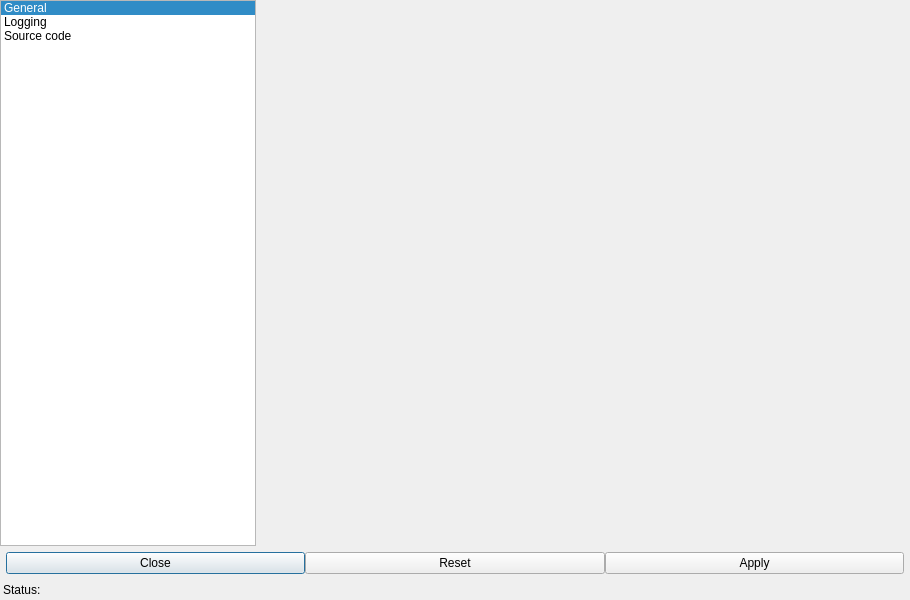
<?xml version="1.0" encoding="UTF-8"?>
<ui version="4.0">
 <class>SettingsDialog</class>
 <widget class="QDialog" name="SettingsDialog">
  <property name="windowModality">
   <enum>Qt::NonModal</enum>
  </property>
  <property name="geometry">
   <rect>
    <x>0</x>
    <y>0</y>
    <width>910</width>
    <height>600</height>
   </rect>
  </property>
  <property name="sizePolicy">
   <sizepolicy hsizetype="Preferred" vsizetype="Preferred">
    <horstretch>0</horstretch>
    <verstretch>0</verstretch>
   </sizepolicy>
  </property>
  <property name="minimumSize">
   <size>
    <width>0</width>
    <height>0</height>
   </size>
  </property>
  <property name="cursor">
   <cursorShape>ArrowCursor</cursorShape>
  </property>
  <property name="contextMenuPolicy">
   <enum>Qt::NoContextMenu</enum>
  </property>
  <property name="windowTitle">
   <string>Dialog</string>
  </property>
  <property name="sizeGripEnabled">
   <bool>false</bool>
  </property>
  <property name="modal">
   <bool>true</bool>
  </property>
  <layout class="QVBoxLayout" name="mainLayout" stretch="1,0,0">
   <property name="spacing">
    <number>0</number>
   </property>
   <property name="sizeConstraint">
    <enum>QLayout::SetDefaultConstraint</enum>
   </property>
   <property name="leftMargin">
    <number>0</number>
   </property>
   <property name="topMargin">
    <number>0</number>
   </property>
   <property name="rightMargin">
    <number>0</number>
   </property>
   <property name="bottomMargin">
    <number>0</number>
   </property>
   <item>
    <layout class="QHBoxLayout" name="settingsLayout" stretch="0,0">
     <property name="spacing">
      <number>0</number>
     </property>
     <property name="sizeConstraint">
      <enum>QLayout::SetDefaultConstraint</enum>
     </property>
     <item>
      <widget class="QListWidget" name="settingsView">
       <property name="sizePolicy">
        <sizepolicy hsizetype="Preferred" vsizetype="Expanding">
         <horstretch>0</horstretch>
         <verstretch>0</verstretch>
        </sizepolicy>
       </property>
       <property name="currentRow">
        <number>0</number>
       </property>
       <item>
        <property name="text">
         <string>General</string>
        </property>
       </item>
       <item>
        <property name="text">
         <string>Logging</string>
        </property>
       </item>
       <item>
        <property name="text">
         <string>Source code </string>
        </property>
       </item>
      </widget>
     </item>
     <item>
      <widget class="QStackedWidget" name="settingsWidget">
       <property name="sizePolicy">
        <sizepolicy hsizetype="Preferred" vsizetype="Preferred">
         <horstretch>0</horstretch>
         <verstretch>0</verstretch>
        </sizepolicy>
       </property>
       <property name="minimumSize">
        <size>
         <width>0</width>
         <height>0</height>
        </size>
       </property>
       <property name="frameShape">
        <enum>QFrame::NoFrame</enum>
       </property>
       <property name="frameShadow">
        <enum>QFrame::Sunken</enum>
       </property>
       <property name="currentIndex">
        <number>-1</number>
       </property>
      </widget>
     </item>
    </layout>
   </item>
   <item>
    <layout class="QHBoxLayout" name="buttonsLayout" stretch="0,0,0">
     <property name="sizeConstraint">
      <enum>QLayout::SetDefaultConstraint</enum>
     </property>
     <property name="leftMargin">
      <number>6</number>
     </property>
     <property name="topMargin">
      <number>6</number>
     </property>
     <property name="rightMargin">
      <number>6</number>
     </property>
     <property name="bottomMargin">
      <number>6</number>
     </property>
     <item>
      <widget class="QPushButton" name="cancelButton">
       <property name="sizePolicy">
        <sizepolicy hsizetype="Preferred" vsizetype="Fixed">
         <horstretch>0</horstretch>
         <verstretch>0</verstretch>
        </sizepolicy>
       </property>
       <property name="text">
        <string>Close</string>
       </property>
      </widget>
     </item>
     <item>
      <widget class="QPushButton" name="resetButton">
       <property name="sizePolicy">
        <sizepolicy hsizetype="Preferred" vsizetype="Fixed">
         <horstretch>0</horstretch>
         <verstretch>0</verstretch>
        </sizepolicy>
       </property>
       <property name="text">
        <string>Reset</string>
       </property>
      </widget>
     </item>
     <item>
      <widget class="QPushButton" name="applyButton">
       <property name="sizePolicy">
        <sizepolicy hsizetype="Preferred" vsizetype="Fixed">
         <horstretch>0</horstretch>
         <verstretch>0</verstretch>
        </sizepolicy>
       </property>
       <property name="text">
        <string>Apply</string>
       </property>
      </widget>
     </item>
    </layout>
   </item>
   <item>
    <layout class="QHBoxLayout" name="statusLayout" stretch="0">
     <property name="spacing">
      <number>3</number>
     </property>
     <property name="sizeConstraint">
      <enum>QLayout::SetDefaultConstraint</enum>
     </property>
     <property name="leftMargin">
      <number>3</number>
     </property>
     <property name="topMargin">
      <number>3</number>
     </property>
     <property name="rightMargin">
      <number>3</number>
     </property>
     <property name="bottomMargin">
      <number>3</number>
     </property>
     <item>
      <widget class="QLabel" name="statusLabel">
       <property name="frameShape">
        <enum>QFrame::NoFrame</enum>
       </property>
       <property name="text">
        <string>Status: </string>
       </property>
      </widget>
     </item>
    </layout>
   </item>
  </layout>
 </widget>
 <resources/>
 <connections/>
</ui>
